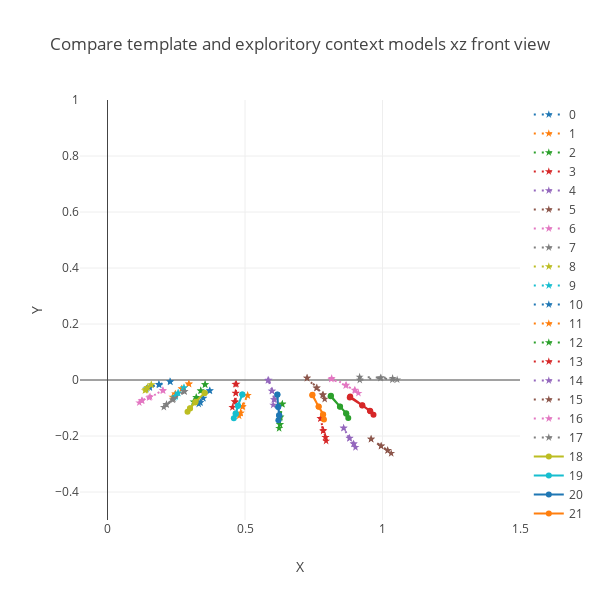

The notebook cell saved with this chart:
### Code cell
'''
9. Graph exploritory Ph curve against T0 and T1 reference shapes for a time and context vector

'''
###############
cIndex = 0 #Context index selecting one of the exploritory context vectors
###############

nx = np.concatenate((pht0Petal, pht1Petal,phExplore[cIndex], ))
gx = gy.FormatNetworkToGraphColumns(nx, xOffset=0, yOffset=14, colPoints=7)

layout = go.Layout(
    title = 'Initial Curves',
    height = 600,
    width = 600,
    hovermode= 'closest',
    xaxis= dict(
        title= 'X',
        range = [-.1,1.5],
    ),
    yaxis=dict(
        title= 'Y',
        range = [-.5,1.],
    )
)

layout.title = 'Compare template and exploritory context models xz front view'
f = gy.graphCurves(gx, layout, dashRange=range(0,18))
offline.iplot(f)

### Figure 1 — Plotly figure (JSON) as saved in the notebook; plotly's stock layout.template omitted (floating-point values rounded to 4 significant figures)
{"data": [{"line": {"dash": "2px,6px", "shape": "spline"}, "marker": {"symbol": "star"}, "name": "0", "type": "scatter", "uid": "c3567e4e-3079-453b-a290-02efc1b5d46e", "x": [0.2286, 0.1864, 0.1535, 0.1414, 0.1537, 0.1882, 0.2271], "y": [-0.00664, -0.01542, -0.0272, -0.03107, -0.02461, -0.01749, -0.005192]}, {"line": {"dash": "2px,6px", "shape": "spline"}, "marker": {"symbol": "star"}, "name": "1", "type": "scatter", "uid": "39ca7c19-8ad9-4b4a-bb7c-f9eec406b86e", "x": [0.2966, 0.2696, 0.2461, 0.2362, 0.2471, 0.2711, 0.2953], "y": [-0.01429, -0.03092, -0.04951, -0.06092, -0.05005, -0.0319, -0.01385]}, {"line": {"dash": "2px,6px", "shape": "spline"}, "marker": {"symbol": "star"}, "name": "2", "type": "scatter", "uid": "41d01052-6152-41b7-9f64-10a05607438e", "x": [0.3544, 0.3386, 0.3223, 0.3127, 0.3242, 0.3395, 0.3554], "y": [-0.01608, -0.03839, -0.06152, -0.07785, -0.06338, -0.0383, -0.016]}, {"line": {"dash": "2px,6px", "shape": "spline"}, "marker": {"symbol": "star"}, "name": "3", "type": "scatter", "uid": "711df053-5870-4383-b661-808614365154", "x": [0.465, 0.4666, 0.4619, 0.4542, 0.465, 0.4659, 0.4689], "y": [-0.01516, -0.04738, -0.07662, -0.09786, -0.07883, -0.04634, -0.01476]}, {"line": {"dash": "2px,6px", "shape": "spline"}, "marker": {"symbol": "star"}, "name": "4", "type": "scatter", "uid": "b30a803c-27f0-45ff-9dde-694650b08d95", "x": [0.5832, 0.599, 0.6048, 0.6026, 0.608, 0.5972, 0.586], "y": [-0.001489, -0.03925, -0.06981, -0.08932, -0.07006, -0.03914, -0.0001749]}, {"line": {"dash": "2px,6px", "shape": "spline"}, "marker": {"symbol": "star"}, "name": "5", "type": "scatter", "uid": "f6e10a93-a267-4691-b29c-1efd00cbb085", "x": [0.7259, 0.7617, 0.7818, 0.7898, 0.7846, 0.7595, 0.7255], "y": [0.00691, -0.02764, -0.0533, -0.06814, -0.05312, -0.02878, 0.0072]}, {"line": {"dash": "2px,6px", "shape": "spline"}, "marker": {"symbol": "star"}, "name": "6", "type": "scatter", "uid": "1d8b4af8-9d28-4421-bb05-8e8420afb6c8", "x": [0.8154, 0.8682, 0.8987, 0.9125, 0.9005, 0.8662, 0.8138], "y": [0.006061, -0.01819, -0.03597, -0.04712, -0.03761, -0.01982, 0.00293]}, {"line": {"dash": "2px,6px", "shape": "spline"}, "marker": {"symbol": "star"}, "name": "7", "type": "scatter", "uid": "a396bbb7-ff0c-4cc1-af3d-021517e1cf77", "x": [0.9168, 0.9942, 1.037, 1.053, 1.036, 0.9923, 0.9174], "y": [0.01064, 0.008656, 0.00639, 0.001037, 0.0009617, 0.006706, -5.776e-05]}, {"line": {"dash": "2px,6px", "shape": "spline"}, "marker": {"symbol": "star"}, "name": "8", "type": "scatter", "uid": "70a88e6d-487b-443c-b378-850422042ed5", "x": [0.1587, 0.1451, 0.1399, 0.1362, 0.1393, 0.1455, 0.16], "y": [-0.01691, -0.02785, -0.03504, -0.03756, -0.03429, -0.02669, -0.01712]}, {"line": {"dash": "2px,6px", "shape": "spline"}, "marker": {"symbol": "star"}, "name": "9", "type": "scatter", "uid": "12529ae4-3044-4a52-ae43-51d2dc79f6f2", "x": [0.2783, 0.2566, 0.2473, 0.2428, 0.2478, 0.2568, 0.278], "y": [-0.02742, -0.04651, -0.05856, -0.06239, -0.05793, -0.04622, -0.02786]}, {"line": {"dash": "2px,6px", "shape": "spline"}, "marker": {"symbol": "star"}, "name": "10", "type": "scatter", "uid": "0ef72907-8ed9-4fa9-baaa-63c42406827b", "x": [0.3725, 0.3482, 0.3366, 0.3318, 0.3381, 0.3479, 0.3709], "y": [-0.03807, -0.06483, -0.08035, -0.08577, -0.08037, -0.06503, -0.03836]}, {"line": {"dash": "2px,6px", "shape": "spline"}, "marker": {"symbol": "star"}, "name": "11", "type": "scatter", "uid": "c1b450aa-a296-4c73-b41f-5033c374bd86", "x": [0.5099, 0.4908, 0.4841, 0.4787, 0.4838, 0.4918, 0.509], "y": [-0.05439, -0.0965, -0.1181, -0.1284, -0.1176, -0.09412, -0.05543]}, {"line": {"dash": "2px,6px", "shape": "spline"}, "marker": {"symbol": "star"}, "name": "12", "type": "scatter", "uid": "fd03b690-baf2-4c42-a777-a9b6fde785fe", "x": [0.6359, 0.6276, 0.6278, 0.6241, 0.6266, 0.6292, 0.6353], "y": [-0.08536, -0.135, -0.159, -0.1724, -0.1585, -0.1313, -0.08656]}, {"line": {"dash": "2px,6px", "shape": "spline"}, "marker": {"symbol": "star"}, "name": "13", "type": "scatter", "uid": "3f8dd657-42fc-4419-9acb-390af511d776", "x": [0.7752, 0.7841, 0.793, 0.7949, 0.7926, 0.7851, 0.7746], "y": [-0.1371, -0.1821, -0.2043, -0.2179, -0.2044, -0.1797, -0.1378]}, {"line": {"dash": "2px,6px", "shape": "spline"}, "marker": {"symbol": "star"}, "name": "14", "type": "scatter", "uid": "15bf1c47-21c6-48d0-998f-88beff940438", "x": [0.8589, 0.88, 0.8951, 0.9018, 0.8953, 0.8804, 0.8584], "y": [-0.1713, -0.2083, -0.228, -0.2405, -0.2282, -0.2073, -0.1718]}, {"line": {"dash": "2px,6px", "shape": "spline"}, "marker": {"symbol": "star"}, "name": "15", "type": "scatter", "uid": "60c38599-da17-4fd2-bd23-6828592d9751", "x": [0.9584, 0.995, 1.018, 1.032, 1.019, 0.995, 0.9586], "y": [-0.2106, -0.2351, -0.2514, -0.2619, -0.2514, -0.236, -0.2112]}, {"line": {"dash": "2px,6px", "shape": "spline"}, "marker": {"symbol": "star"}, "name": "16", "type": "scatter", "uid": "ad4d0451-6e6b-4395-a9c7-35e366e4bb63", "x": [0.2026, 0.1515, 0.1264, 0.1156, 0.1241, 0.1549, 0.2007], "y": [-0.03814, -0.06263, -0.07351, -0.08099, -0.07353, -0.06004, -0.03713]}, {"line": {"dash": "2px,6px", "shape": "spline"}, "marker": {"symbol": "star"}, "name": "17", "type": "scatter", "uid": "46d684d4-aa91-4a32-a23a-e00036f5e560", "x": [0.2801, 0.2371, 0.2148, 0.2049, 0.214, 0.2397, 0.2794], "y": [-0.04136, -0.07063, -0.08696, -0.09716, -0.08761, -0.06802, -0.04074]}, {"line": {"shape": "spline"}, "name": "18", "type": "scatter", "uid": "c1e84bb2-6579-4264-80f6-65d091d00403", "x": [0.3532, 0.3186, 0.3, 0.291, 0.3002, 0.3205, 0.3533], "y": [-0.0463, -0.08029, -0.1011, -0.1137, -0.1021, -0.07784, -0.04605]}, {"line": {"shape": "spline"}, "name": "19", "type": "scatter", "uid": "9234052f-7266-42ad-ad99-0186ce1f98ce", "x": [0.4904, 0.4741, 0.4658, 0.4594, 0.4668, 0.4749, 0.4903], "y": [-0.05171, -0.09306, -0.1198, -0.1362, -0.1211, -0.09142, -0.05223]}, {"line": {"shape": "spline"}, "name": "20", "type": "scatter", "uid": "328b68cc-3074-48d1-97eb-66ef9a3f65ee", "x": [0.6179, 0.6207, 0.6238, 0.6214, 0.625, 0.6209, 0.6176], "y": [-0.05136, -0.09684, -0.1259, -0.1439, -0.1266, -0.0956, -0.05272]}, {"line": {"shape": "spline"}, "name": "21", "type": "scatter", "uid": "8bd64a94-daee-48f1-a760-c591f0e65013", "x": [0.7454, 0.768, 0.7834, 0.7872, 0.7844, 0.7676, 0.7445], "y": [-0.05249, -0.09591, -0.1229, -0.1407, -0.1236, -0.09495, -0.05408]}, {"line": {"shape": "spline"}, "name": "22", "type": "scatter", "uid": "80bf5599-c6ba-4081-ad51-eb4af986fa3a", "x": [0.8126, 0.8458, 0.8676, 0.8756, 0.8685, 0.8452, 0.8114], "y": [-0.05647, -0.09516, -0.1192, -0.1358, -0.1203, -0.09472, -0.05833]}, {"line": {"shape": "spline"}, "name": "23", "type": "scatter", "uid": "3fe88fb1-26cf-4cc1-816a-39aa6e0c331f", "x": [0.8826, 0.9268, 0.9542, 0.9672, 0.9558, 0.926, 0.8809], "y": [-0.05935, -0.09026, -0.1103, -0.1245, -0.112, -0.09101, -0.06226]}], "layout": {"height": 600, "hovermode": "closest", "title": {"text": "Compare template and exploritory context models xz front view"}, "width": 600, "xaxis": {"range": [-0.1, 1.5], "title": {"text": "X"}}, "yaxis": {"range": [-0.5, 1], "title": {"text": "Y"}}}}
